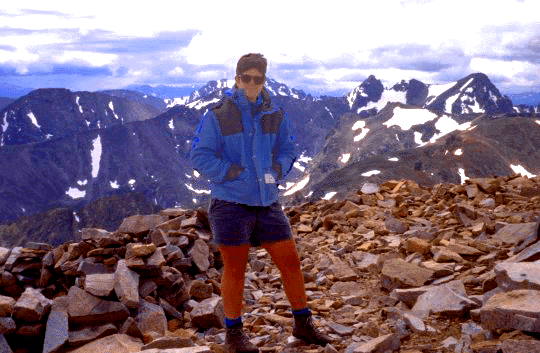
#> input picture assets/gifs/audubon.gif, 540 x 353 px, found by its file name
$ python image.py
#> lines starting #> are read from the running program, lines starting #| are printed output that depends on the picture
from PIL import Image

def resize_image(input_image_path, output_image_path, size):
    """
    Resize an image to the given size.

    :param input_image_path: path to the input image
    :param output_image_path: path to save the resized image
    :param size: tuple (width, height) of the desired size
    """
#> called with input_image_path = 'assets/gifs/audubon.gif', output_image_path = 'assets/gifs/audubon_resize.gif', size = (1024, 294)
    try:
        with Image.open(input_image_path) as img:
#> img is the input picture: PIL image 540x353 P; mean R, G, B 131.6, 112.9, 130.7
            img_resized = img.resize(size)
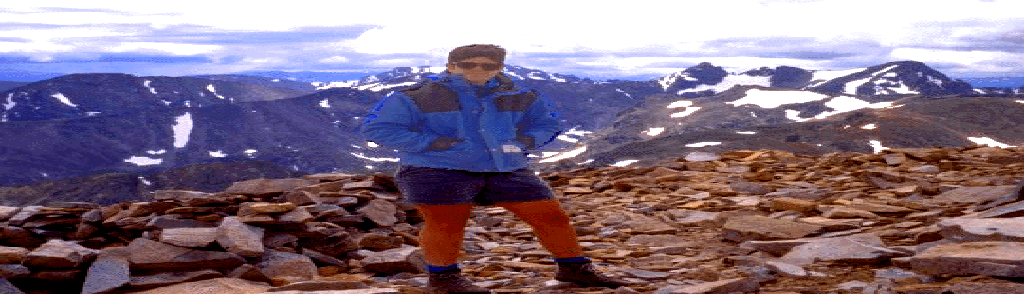
#> img_resized: PIL image 1024x294 P; mean R, G, B 131.5, 112.8, 130.7
            img_resized.save(output_image_path)
    except Exception as e:
        print(f"Error resizing image: {e}")

# Example usage:
input_image_path = 'assets/gifs/audubon.gif'
output_image_path = 'assets/gifs/audubon_resize.gif'
size = (1024, 294)

resize_image(input_image_path, output_image_path, size)

$ run again, with assets/gifs/2018-reunion.jpg saved as assets/gifs/audubon.gif
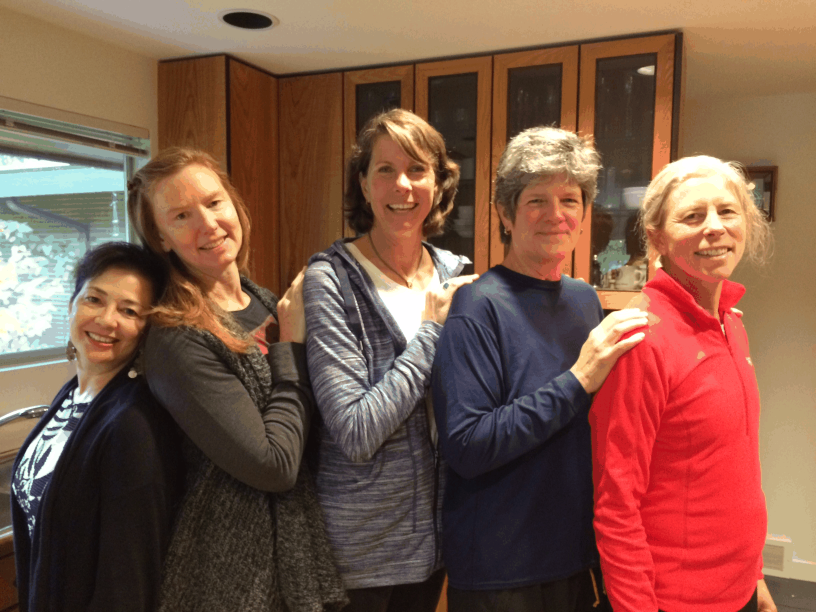
#> input picture assets/gifs/2018-reunion.jpg, 1632 x 1224 px, found by its file name (shown at 1/2 size)
#> in resize_image, img is the input picture: PIL image 1632x1224 P; mean R, G, B 125.3, 87.2, 71.3
#> in resize_image, `img_resized = img.resize(size)`:
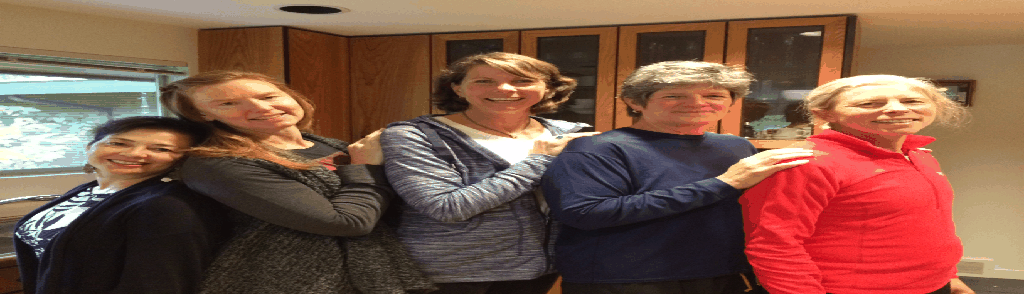
#> img_resized: PIL image 1024x294 P; mean R, G, B 125.3, 87.2, 71.3

$ run again, with assets/gifs/liz-and-tom.jpg saved as assets/gifs/audubon.gif
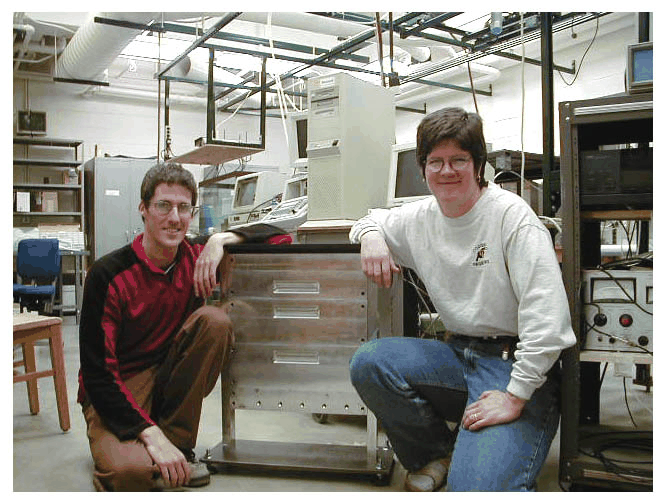
#> input picture assets/gifs/liz-and-tom.jpg, 666 x 504 px, found by its file name
#> in resize_image, img is the input picture: PIL image 666x504 P; mean R, G, B 137.8, 135, 127.7
#> in resize_image, `img_resized = img.resize(size)`:
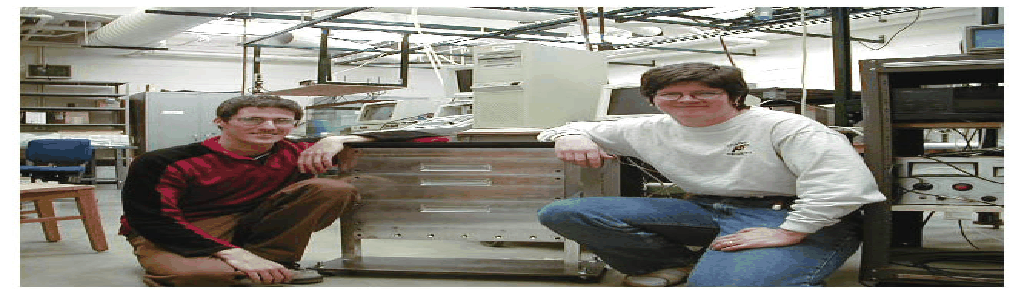
#> img_resized: PIL image 1024x294 P; mean R, G, B 137.9, 135, 127.7
